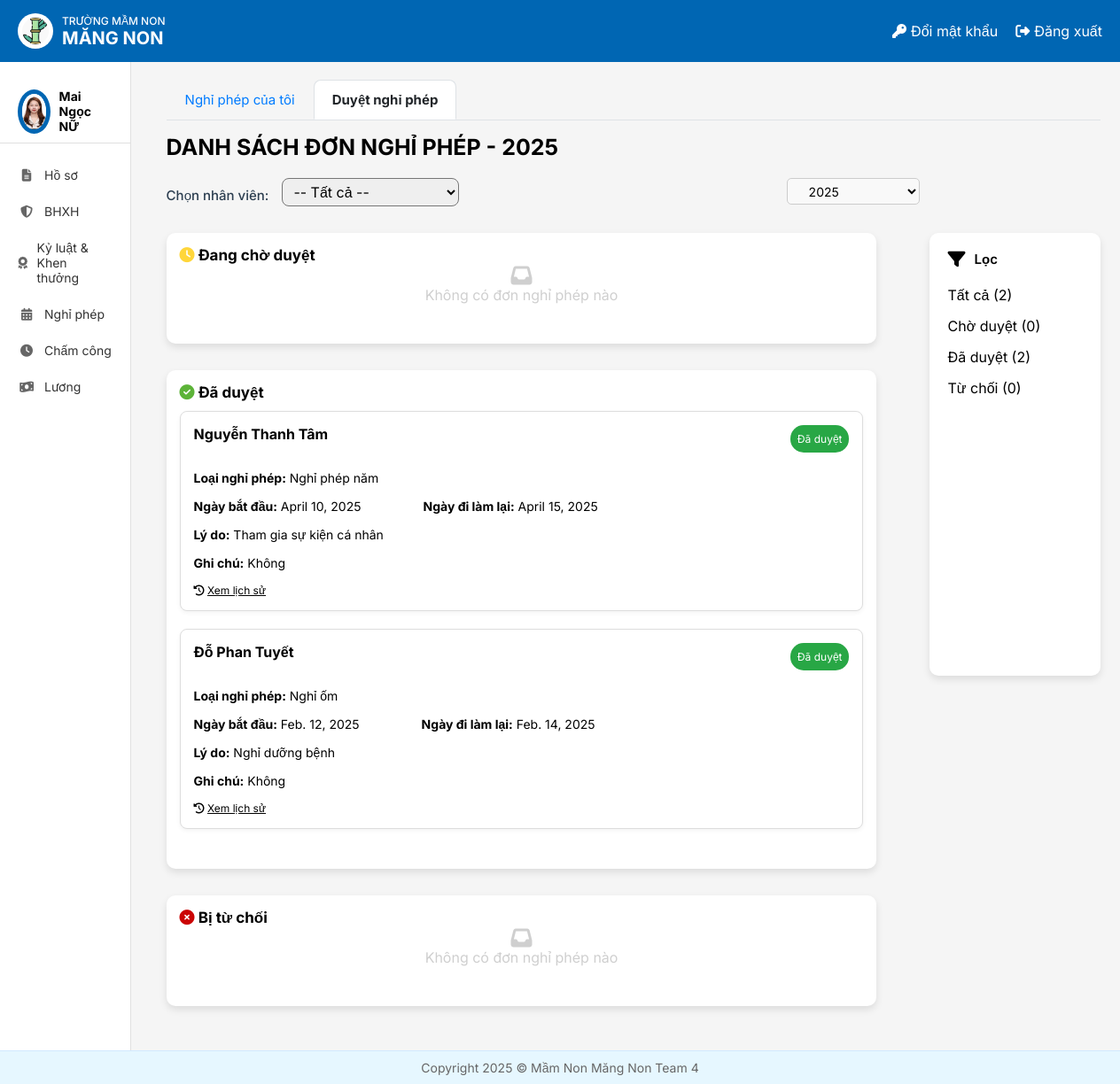
The app's page /home/admin/NghiPhep/ (signed in) with its own data.
### HOME/models.py (models this page shows, shortened)
class NhanVien(models.Model):
 user = models.OneToOneField(User, on_delete=models.CASCADE, unique=True, null=False, related_name='nhanvien_home')
 ten_nv = models.CharField(max_length=100)
 anh_ca_nhan = models.ImageField(upload_to='nhanvien/', null=True, blank=True)
 gioi_tinh = models.CharField(max_length=10, choices=[('2', 'Nam'), ('1', 'Nữ')],default='1')
 ngay_sinh = models.DateField(null=True)
 vi_tri_cong_viec = models.CharField(max_length=100, blank=True, null=True)
 to_phong_ban = models.CharField(max_length=50, choices=TO_PHONG_BAN_CHOICES)
 trinh_do_hoc_van = models.CharField(max_length=50, choices=TRINH_DO_HOC_VAN_CHOICES)
 chuyen_nganh = models.CharField(max_length=100, null=True)
 noi_dao_tao = models.CharField(max_length=100)
 nam_tn = models.IntegerField(null=True)
 ngay_cap = models.DateField(null=True)
 noi_cap = models.CharField(max_length=100)
 dia_chi_tam_tru = models.TextField(null=True)
 chuc_vu = models.CharField(max_length=150, null=True)
 so_dien_thoai = models.CharField(
     max_length=10,
     unique=True)
 email = models.EmailField(unique=True, max_length=50, null=True)
 so_cccd = models.CharField(
     max_length=12,
     unique=True
 )
 phu_caps = models.ManyToManyField(PhuCap, through='PhuCapNhanVien',blank=True)
 class Meta:
     db_table = 'HOME_nhanvien'
 def __str__(self):
     return self.ten_nv

class NghiPhep(models.Model):
   nhan_vien = models.ForeignKey(NhanVien, on_delete=models.CASCADE, related_name='nguoi_tao_don')
   loai_nghi = models.CharField(max_length=100)
   ngay_bat_dau = models.DateField(null=True)
   ngay_ket_thuc = models.DateField(null=True)
   ly_do = models.TextField()
   trang_thai_don = models.CharField(max_length=50, default='Đang chờ duyệt')
   ghi_chu = models.TextField(blank=True, null=True)
   ngay_tao_don = models.DateTimeField(null=True)
   ngay_chinh_sua = models.DateTimeField(null=True)
   nguoi_duyet = models.ForeignKey(NhanVien, null = True, on_delete=models.CASCADE, related_name='nguoi_duyet_don')
   ngay_duyet = models.DateField(blank=True, null=True)

### NghiPhep/views.py (the view)
# urls.py: path('home/admin/NghiPhep/', NghiPhep_list_admin, name='DanhSachNP'), #admin
@login_required
def NghiPhep_list_admin(request):
    nhanvien = get_object_or_404(NhanVien, user=request.user)
    thong_tin = DS_NV_quan_ly(request, nhanvien)
    nhan_vien_quan_ly = thong_tin['nhan_vien_quan_ly']
    year=thong_tin['year']
    status_labels = ['Đang chờ duyệt', 'Đã duyệt', 'Bị từ chối']
    nghiphep_list = {}
    for status in status_labels:
        nghiphep_list[status] = NghiPhep.objects.filter(trang_thai_don=status, ngay_tao_don__year=year,
                                                        nhan_vien__in=nhan_vien_quan_ly).order_by('-ngay_tao_don')
    formghichu = Ghichu(request.GET)
    context = {
        'nghiphep':nghiphep_list,
        'nhan_vien': nhanvien,
        'formghichu': formghichu,
        'nhan_vien_quan_ly': nhan_vien_quan_ly,
        **DS_NV_quan_ly(request, nhanvien),
        **ThongTinNP_admin(request, nhanvien)
    }
    print("CTX nhan_vien obj:", context.get('nhan_vien'))
    return render(request, 'NghiPhep/NP_list_admin.html', context)

### templates/NghiPhep/NP_list_admin.html (shortened to what this page needs)
{% extends 'NghiPhep/NP_list.html' %}
{% block content %}
<div class="" >
    <div class="button">
        {% block titleNP %}
        <div class="titleNP" style="width: 70% " onclick="window.location.href='{% url 'DanhSachNP' %}'">DANH SÁCH ĐƠN NGHỈ PHÉP - {{year}}</div>
        {% endblock %}
    </div>
     <div class="Search" style="width: 1000px; display: flex; justify-content: space-between;">
         {% block header %}
             <form  action="{% url 'TimKiemNV' %}" style="margin-bottom: 30px; display:flex; gap: 15px">
                <label  style="font-weight: 500; margin-bottom: 0;">Chọn nhân viên:</label>
                <select name="nhan_vien" id="nhan_vien" style="width: 200px; padding: 4px 8px; border-radius: 8px; font-size: 16px;" onchange="this.form.submit()">
                    <option value="">-- Tất cả --</option>
                  </select>
             </form>
            <form method="get"
                  action="{% url 'DanhSachNP' %}"
                  style="width:30%; height: 15px">
                    <select name="year" class="form-control" onchange="this.form.submit()" style="height: 30px; font-size: 14px; padding: 0px 20px;border-radius: 5px;width: 50%;">
                        {% for y in years %}
                            <option value="{{ y }}" {% if y == year %}selected{% endif %}>{{ y }}</option>
                        {% endfor %}
                    </select>
            </form>
        {% endblock %}
     </div>
    <div class="ndung" style='display: flex; gap: 60px;  '>
            <div class="ndungNP" style="width: 900px">
                {% for status, danh_sach in nghiphep.items %}
                    <div class="card" style="margin-bottom: 30px;width:100%; background-color: #ffffff; padding: 15px; border-radius: 10px; box-shadow: 0px 4px 8px rgba(0, 0, 0, 0.1);">
                        <div class="card-header">
                            <h2 class="card-title">
                                {% if status == 'Đang chờ duyệt' %}
                                    <i class="fas fa-clock status-icon pending" style="color: #FFD63A"></i>
                                {% elif status == 'Đã duyệt' %}
                                    <i class="fas fa-check-circle status-icon approved" style="color: #5CB338"></i>
                                {% elif status == 'Bị từ chối' %}
                                    <i class="fas fa-times-circle status-icon rejected" style="color: #CB0404"></i>
                                {% endif %}
                                {{status}}
                            </h2>
                        </div>
                        <div class="card-body" style="margin-bottom: 30px; ">
                            {% if danh_sach %}
                                <div class="leave-list">
                                    {% for item in danh_sach %}
                                        <div class="leave-item" style="border: 1px solid #ddd;
                                                                border-radius: 8px;
                                                                padding: 15px;
                                                                background-color: #fff;
                                                                box-shadow: 0 2px 5px rgba(0, 0, 0, 0.05);
                                                                margin-bottom: 20px; margin-top: 10px" >
                                            <div class="leave-header" >
                                                <div class="employee-name" style="display: flex; justify-content: space-between;align-item:center">
                                                    <span class="tennhanvien" style="font-size: 16px; font-weight: bold">{{ item.nhan_vien.ten_nv }}</span>
                                                    <span class="badge {% if status == 'Đang chờ duyệt' %}badge-warning{% elif status == 'Đã duyệt' %}badge-success{% else %}badge-danger{% endif %}">
                                                    {{status}}
                                                    </span>
                                                </div>
                                            </div>
                                            <div class="leave-body" style="">
                                                <div class="leave-details" style="margin-top: 20px; font-size: 14px" >
                                                    <div class="detail-group">
                                                        <p><strong >Loại nghỉ phép:</strong> {{item.loai_nghi }}</p>
                                                    </div>
                                                    <div class="detail-group" style="display: flex; gap: 70px">
                                                        <p><strong >Ngày bắt đầu:</strong> {{ item.ngay_bat_dau }}</p>
                                                        <p><strong>Ngày đi làm lại:</strong> {{ item.ngay_ket_thuc }}</p>
                                                    </div>
                                                    <div class="detail-group">
                                                        <p><strong>Lý do:</strong> {{ item.ly_do }}</p>
                                                    </div>
                                                    {% if item.trang_thai_don == 'Đang chờ duyệt' %}
                                                        <div class="detail-group">
                                                            <form method="post" action="{% url 'XulyNP' item.id %}" style="width: 100%;">
                                                                {% csrf_token %}
                                                                <div class="inputghichu">
                                                                    <p><strong>Ghi chú:</strong></p>
                                                                    <textarea style="width: 60%; margin-top: 5px; border: 1px solid #999;border-radius: 5px" name="ghichu" id="id_ghichu" rows="4">{{ formghichu.ghichu.value }}</textarea>
                                                                </div>
                                                                {% if messages %}
                                                                    {% for message in messages %}
                                                                        <div class="alert alert-danger">{{ message }}</div>
                                                                    {% endfor %}
                                                                {% endif %}
                                                                <div class="duyet_tuchoi" style="display: flex; gap: 10px; margin-top: 5px">
                                                                    <button type="submit" name="action" value="duyet" class="btn-duyet">Duyệt</button>
                                                                    <button type="submit" name="action" value="tuchoi" class="btn-tuchoi">Từ chối</button>
                                                                </div>
                                                            </form>
                                                        </div>
                                                    {% else %}
                                                        <div class="detail-group">
                                                            <p><strong>Ghi chú:</strong> {{ item.ghi_chu|default:"Không" }}</p>
                                                        </div>
                                                    {% endif %}
                                                </div>
                                            </div>
                                            <div class="np-card-footer">
                                                <div style=" ">
                                                    <i class="fa-solid fa-clock-rotate-left" style="size: 14px"></i>
                                                    <a onclick="toggleHistory({{ item.id }})" class="historylink" style="text-decoration: underline"> Xem lịch sử</a>
                                                </div>
                                            </div>
                                        </div>
                                    {% endfor %}
                                </div>
                            {% else %}
                                <div class="empty-state">
                                    <i class="fas fa-inbox" style="font-size: 24px"></i>
                                    <p>Không có đơn nghỉ phép nào</p>
                                </div>
                            {% endif %}
                        </div>
                    </div>
                {% endfor %}
            </div>
            {% block locdanhsach %}
            <div class="ndungloc" style="width:20%; max-height: 500px;">
               <div class="TitleLoc" style="display: flex; gap: 10px; align-items: left;">
                    <i class="fa-sharp fa-solid fa-filter" style="font-size: 20px;"></i>
                    <p style="margin: 0; font-size: 15px; font-weight: 600;">Lọc</p>
                </div>
                <ul id="dongloc" style="width: 80%; margin-top: 20px; ">
                    <li class="loc" >
                        <a href="{% url 'DanhSachNP'  %}?year={{ year }}" class="font-bold hover:text-blue-600">
                            Tất cả ({{ so_don }})
                        </a>
                    </li>
                    <li class="loc">
                        <a href="{% url 'loc_don_nghi_phep_admin' %}?trang_thai=Đang chờ duyệt&year={{ year }}" class=" font-bold hover:text-blue-600">
                            Chờ duyệt ({{ so_don_dang_duyet.count }})
                        </a>
                    </li>
                    <li class="loc">
                        <a href="{% url 'loc_don_nghi_phep_admin' %}?trang_thai=Đã duyệt&year={{ year }}" class=" font-bold hover:text-blue-600">
                            Đã duyệt ({{ so_don_da_duyet.count }})
                        </a>
                    </li>
                    <li class="loc">
                        <a href="{% url 'loc_don_nghi_phep_admin' %}?trang_thai=Bị từ chối&year={{ year }}" class=" font-bold hover:text-blue-600">
                            Từ chối ({{ so_don_dang_bi_tu_choi.count }})
                        </a>
                    </li>
                </ul>
            </div>
            {% endblock %}
    </div>
</div>
{% endblock %}

### templates/home.html (shortened to what this page needs)
<!DOCTYPE html>
{% load static %}
<html lang="vi">
<head>
    <link rel="stylesheet" href="{% static 'css/style.css' %}">
    <link rel="stylesheet" href="https://cdnjs.cloudflare.com/ajax/libs/font-awesome/6.4.0/css/all.min.css">
</head>
<body>
    <div class="container">
        <header class="header">
            <div class="logo-container">
                <img src="{% static 'images/logo.jpg' %}" alt="Logo" class="logo-img">
                <div class="logo-text">
                    <div class="school-type">TRƯỜNG MẦM NON</div>
                    <div class="school-name"><b>MĂNG NON</b></div>
                </div>
            </div>
            <div class="header-actions">
                <a href="{% url 'change_password' %}" class="header-link">
                    <i class="fas fa-key"></i> Đổi mật khẩu
                </a>
                <a href="{% url 'logout' %}" class="header-link">
                    <i class="fas fa-sign-out-alt"></i> Đăng xuất
                </a>
            </div>
        </header>
        <div class="content">
            <aside class="sidebar">
                <div class="user-profile">
                    <div class="avatar">
                        <img src="{{ nhan_vien.anh_ca_nhan }}" alt="User Avatar">
                    </div>
                    <div class="user-info">
                        {% if request.user.is_authenticated %}
                            <div class="user-name">{{ nhan_vien.ten_nv }}</div>
                        {% endif %}
                    </div>
                </div>
                <nav class="sidebar-nav">
                    <a href="{% url 'Redirect_hoso_view' %}" class="nav-item"><i class="fas fa-file-alt"></i> Hồ sơ</a>
                    <a href="{% url 'redirectBHXH' %}" class="nav-item"><i class="fas fa-shield-alt"></i> BHXH</a>
                    <a href="{% url 'ky_luat_khen_thuong' %}" class="nav-item"><i class="fas fa-award"></i> Kỷ luật & Khen thưởng</a>
                    <a href="{% url 'DanhSachNP_redirect' %}" class="nav-item"><i class="fas fa-calendar-alt"></i> Nghỉ phép</a>
                    <a href="{% url 'cham_cong' %}" class="nav-item"><i class="fas fa-clock"></i> Chấm công</a>
                    <a href="{% url 'chuyen_huong_luong' %}" class="nav-item"><i class="fas fa-money-bill-wave"></i> Lương</a>
                </nav>
            </aside>
            {% block page_background %}{% endblock %}
        </div>
        <footer class="footer">
            <p>Copyright 2025 © Mầm Non Măng Non Team 4</p>
        </footer>
    </div>
</body>
</html>

### records on screen
NhanVien: anh_ca_nhan (picture), ten_nv "Mai Ngọc NỮ"
NghiPhep: nhan_vien.ten_nv "Nguyễn Thanh Tâm", trang_thai_don "Đã duyệt", loai_nghi "Nghỉ phép năm", ngay_bat_dau "April 10, 2025", ngay_ket_thuc "April 15, 2025", ly_do "Tham gia sự kiện cá nhân", ghi_chu "Không"
NghiPhep: nhan_vien.ten_nv "Đỗ Phan Tuyết", trang_thai_don "Đã duyệt", loai_nghi "Nghỉ ốm", ngay_bat_dau "Feb. 12, 2025", ngay_ket_thuc "Feb. 14, 2025", ly_do "Nghỉ dưỡng bệnh", ghi_chu "Không"

### other values on screen
{{ year }} "2025"
{{ status }} "Đang chờ duyệt" "Đã duyệt" "Bị từ chối"
{{ so_don }} "2"
{{ so_don_dang_duyet.count }} "0"
{{ so_don_da_duyet.count }} "2"
{{ so_don_dang_bi_tu_choi.count }} "0"
form field year "2025"
